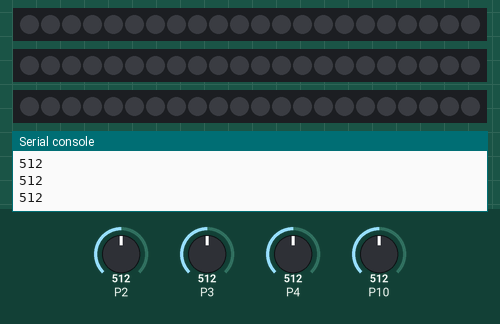
The program below on a simulated BBC micro:bit (MakeCode). Shown: 3 × 22 RGB LEDs in strip order, left to right, the last lines printed to the serial console. Inputs (shaded band) come from the test bench; at power-on: P2 = 512, P3 = 512, P4 = 512, P10 = 512 (analog values on the 0–1023 scale). Dim RGB values are drawn brighter than linear.

Above: at 1.2 s.
1.3 s: P2 set to 689
2.8 s: P2 set to 716
At 3.9 s:
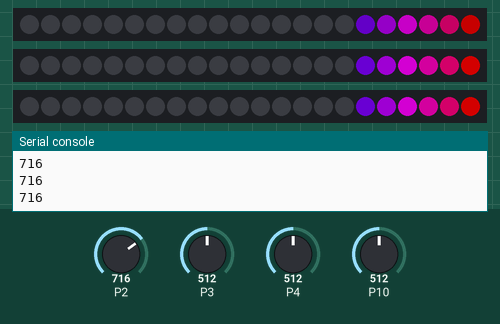
4.5 s: P3 set to 683
6.0 s: P3 set to 709
At 7.3 s:
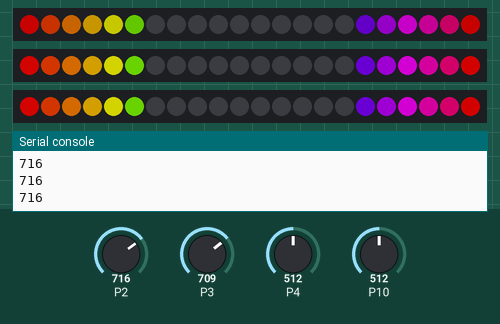
7.6 s: P4 set to 688
9.1 s: P4 set to 713
At 9.9 s:
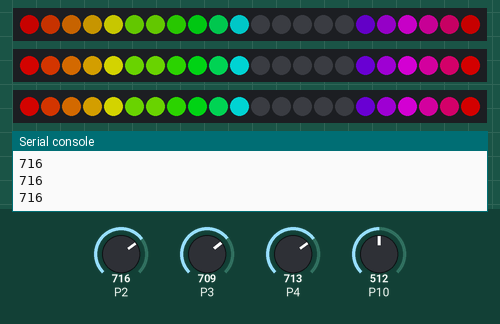
Timing chart, 0 to 11.7 s (numbered marks = the images above; inputs shaded):
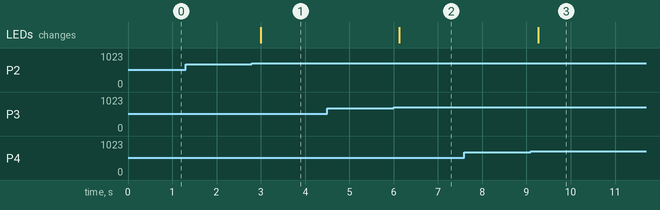

Measured:
- the behaviour switches between 700 and 701 on P2 (found by bisection; images 0 and 1)
- the behaviour switches between 700 and 701 on P3 (found by bisection; images 1 and 2)
- the behaviour switches between 700 and 701 on P4 (found by bisection; images 2 and 3)
- after the input at 2.8 s, the LEDs: change after 0.20 s (image 1)
- after the input at 6.0 s, the LEDs: change after 0.13 s (image 2)
- after the input at 9.1 s, the LEDs: change after 0.17 s (image 3)

The program:

main.ts
```typescript
let light_sensor_4 = 0
let light_sensor_3 = 0
let light_sensor_2 = 0
let light_sensor_1 = 0
let strip_1 = neopixel.create(DigitalPin.P13, 22, NeoPixelMode.RGB)
let range_1 = strip_1.range(0, 6)
let range_2 = strip_1.range(6, 5)
let range_3 = strip_1.range(11, 5)
let range_4 = strip_1.range(16, 6)
range_1.setBrightness(100)
range_2.setBrightness(100)
range_3.setBrightness(100)
range_4.setBrightness(100)
range_1.showColor(neopixel.colors(NeoPixelColors.Black))
range_2.showColor(neopixel.colors(NeoPixelColors.Black))
range_3.showColor(neopixel.colors(NeoPixelColors.Black))
range_4.showColor(neopixel.colors(NeoPixelColors.Black))
let strip_2 = neopixel.create(DigitalPin.P14, 22, NeoPixelMode.RGB)
let range_2_1 = strip_2.range(0, 6)
let range_2_2 = strip_2.range(6, 5)
let range_2_3 = strip_2.range(11, 5)
let range_2_4 = strip_2.range(16, 6)
range_1.setBrightness(100)
range_2.setBrightness(100)
range_3.setBrightness(100)
range_4.setBrightness(100)
range_1.showColor(neopixel.colors(NeoPixelColors.Black))
range_2.showColor(neopixel.colors(NeoPixelColors.Black))
range_3.showColor(neopixel.colors(NeoPixelColors.Black))
range_4.showColor(neopixel.colors(NeoPixelColors.Black))
let strip_3 = neopixel.create(DigitalPin.P15, 22, NeoPixelMode.RGB)
let range_3_1 = strip_3.range(0, 6)
let range_3_2 = strip_3.range(6, 5)
let range_3_3 = strip_3.range(11, 5)
let range_3_4 = strip_3.range(16, 6)
range_1.setBrightness(100)
range_2.setBrightness(100)
range_3.setBrightness(100)
range_4.setBrightness(100)
range_1.showColor(neopixel.colors(NeoPixelColors.Black))
range_2.showColor(neopixel.colors(NeoPixelColors.Black))
range_3.showColor(neopixel.colors(NeoPixelColors.Black))
range_4.showColor(neopixel.colors(NeoPixelColors.Black))
serial.writeNumber(0)
basic.forever(function () {
    light_sensor_1 = pins.analogReadPin(AnalogPin.P3)
    light_sensor_2 = pins.analogReadPin(AnalogPin.P4)
    light_sensor_3 = pins.analogReadPin(AnalogPin.P10)
    light_sensor_4 = pins.analogReadPin(AnalogPin.P2)
    serial.writeNumber(light_sensor_4)
    serial.writeLine("")
    basic.pause(100)
    if (light_sensor_1 > 700) {
        range_1.showRainbow(1, 90)
        range_2_1.showRainbow(1, 90)
        range_3_1.showRainbow(1, 90)
    } else {
        range_1.showColor(neopixel.colors(NeoPixelColors.Black))
        range_2_1.showColor(neopixel.colors(NeoPixelColors.Black))
        range_3_1.showColor(neopixel.colors(NeoPixelColors.Black))
    }
    if (light_sensor_2 > 700) {
        range_2.showRainbow(90, 180)
        range_2_2.showRainbow(90, 180)
        range_3_2.showRainbow(90, 180)
    } else {
        range_2.showColor(neopixel.colors(NeoPixelColors.Black))
        range_2_2.showColor(neopixel.colors(NeoPixelColors.Black))
        range_3_2.showColor(neopixel.colors(NeoPixelColors.Black))
    }
    if (light_sensor_3 > 700) {
        range_3.showRainbow(180, 270)
        range_2_3.showRainbow(180, 270)
        range_3_3.showRainbow(180, 270)
    } else {
        range_3.showColor(neopixel.colors(NeoPixelColors.Black))
        range_2_3.showColor(neopixel.colors(NeoPixelColors.Black))
        range_3_3.showColor(neopixel.colors(NeoPixelColors.Black))
    }
    if (light_sensor_4 > 700) {
        range_4.showRainbow(270, 360)
        range_2_4.showRainbow(270, 360)
        range_3_4.showRainbow(270, 360)
    } else {
        range_4.showColor(neopixel.colors(NeoPixelColors.Black))
        range_2_4.showColor(neopixel.colors(NeoPixelColors.Black))
        range_3_4.showColor(neopixel.colors(NeoPixelColors.Black))
    }
})
```

test.ts
```typescript
// 테스트는 여기로 이동합니다; 이 패키지가 확장으로 사용될 때 컴파일되지 않을 것 입니다.
```
